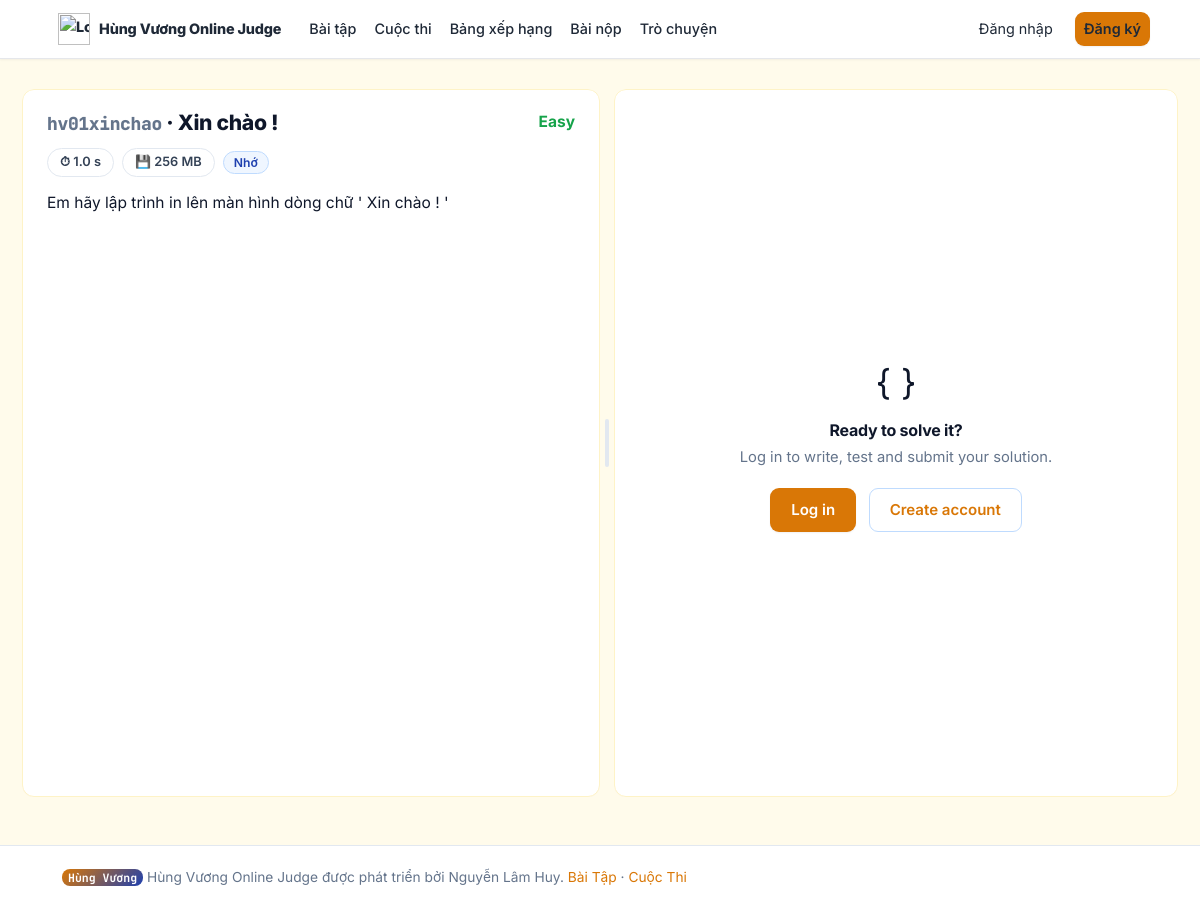
Screenshot of /problem/hv01xinchao/ with the database file from the repository.
### judge/models.py (models this page shows, shortened)
class Problem(models.Model):
    DIFFICULTY_CHOICES = [("E", "Easy"), ("M", "Medium"), ("H", "Hard")]
    code = models.SlugField(
        max_length=20,
        unique=True,
        help_text="Short unique code shown in URLs, e.g. SUM01",
    )
    title = models.CharField(max_length=200)
    statement = models.TextField(
        help_text="Problem statement. Plain text — a blank line starts a new paragraph."
    )
    input_format = models.TextField("Input", blank=True)
    output_format = models.TextField("Output", blank=True)
    constraints = models.TextField(blank=True)
    hint = models.TextField(
        blank=True, help_text="Optional hint shown behind a spoiler on the problem page."
    )
    difficulty = models.CharField(max_length=1, choices=DIFFICULTY_CHOICES, default="E")
    tags = models.CharField(
        max_length=200, blank=True, help_text="Comma separated, e.g. math, greedy"
    )
    time_limit = models.FloatField(default=1.0, help_text="Seconds per test case")
    memory_limit = models.PositiveIntegerField(default=256, help_text="Megabytes")
    is_visible = models.BooleanField(
        default=True,
        help_text="Uncheck to hide from the public list (e.g. for upcoming contests).",
    )
    editorial = models.TextField(
        blank=True,
        help_text="Solution explanation. Unlocks for users who solved the problem "
                  "(hidden for everyone while a contest containing it is running).",
    )
    editorial_code = models.TextField(
        "Reference solution", blank=True,
        help_text="Optional reference implementation shown with the editorial.",
    )
    editorial_language = models.CharField(
        max_length=4, blank=True,
        choices=[("c", "C"), ("cpp", "C++"), ("py", "Python 3")],
        help_text="Language of the reference solution.",
    )
    created_by = models.ForeignKey(
        settings.AUTH_USER_MODEL, null=True, blank=True, on_delete=models.SET_NULL
    )
    created_at = models.DateTimeField(auto_now_add=True)
    class Meta:
        ordering = ["code"]
    @property
    def tag_list(self):
        return [t.strip() for t in self.tags.split(",") if t.strip()]
    @property
    def has_editorial(self):
        return bool(self.editorial or self.editorial_code)

### judge/views.py (the view)
# urls.py: path("problem/<slug:code>/", views.problem_detail, name="problem_detail"),
def problem_detail(request, code):
    problem = get_object_or_404(Problem, code=code)
    if not _user_can_view_problem(request.user, problem):
        raise Http404("Problem not available.")
    contest = None
    contest_slug = request.GET.get("contest")
    if contest_slug:
        contest = Contest.objects.filter(slug=contest_slug).first()
        if contest and not ContestProblem.objects.filter(
                contest=contest, problem=problem).exists():
            contest = None
    samples = problem.testcases.filter(is_sample=True)
    form = SubmissionForm()
    my_last = None
    if request.user.is_authenticated:
        my_last = (problem.submissions.filter(user=request.user)
                   .order_by("-submitted_at").first())
    editorial_open, editorial_reason = _editorial_access(request.user, problem)
    return render(request, "judge/problem_detail.html", {
        "problem": problem,
        "samples": samples,
        "form": form,
        "contest": contest,
        "my_last": my_last,
        "starter_code": STARTER_CODE,
        "solved": request.user.is_authenticated and problem.submissions.filter(
            user=request.user, verdict="AC").exists(),
        "editorial_open": editorial_open,
        "editorial_reason": editorial_reason,
    })

### judge/views.py (called while the page is built, shortened)
def _user_can_view_problem(user, problem):
    if problem.is_visible:
        return True

def _editorial_access(user, problem):
    if user.is_authenticated and user.is_staff:
        return True, ""
    now = timezone.now()
    in_live_contest = ContestProblem.objects.filter(
        problem=problem,
        contest__start_time__lte=now,
        contest__end_time__gte=now,
    ).exists()
    if in_live_contest:
        return False, "live_contest"
    if user.is_authenticated and problem.submissions.filter(
            user=user, verdict="AC").exists():
        return True, ""
    return False, "not_solved"

### templates/judge/problem_detail.html (shortened to what this page needs)
{% extends "base.html" %}
{% block head %}
<link rel="stylesheet" href="https://cdnjs.cloudflare.com/ajax/libs/codemirror/5.65.16/codemirror.min.css">
<link rel="stylesheet" href="https://cdnjs.cloudflare.com/ajax/libs/codemirror/5.65.16/theme/material.min.css">
{% endblock %}
{% block content %}
<div class="problem-split">
  <div class="split-left" id="statement-pane">
    <div class="card statement">
      <div class="spread" style="align-items:flex-start;">
        <h1 class="split-title">
          <span class="mono muted" style="font-size:0.85em;">{{ problem.code }}</span> · {{ problem.title }}
        </h1>
        <span class="diff-{{ problem.difficulty }}" style="white-space:nowrap;">{{ problem.get_difficulty_display }}</span>
      </div>
      <div class="meta-chips" style="margin-bottom:14px;">
        <span class="chip">⏱ {{ problem.time_limit }} s</span>
        <span class="chip">💾 {{ problem.memory_limit }} MB</span>
        {% for t in problem.tag_list %}<span class="tag">{{ t }}</span>{% endfor %}
      </div>
      <div class="statement-block">{{ problem.statement }}</div>
    </div>
  </div>
  <div class="split-gutter" id="split-gutter" title="Drag to resize · double-click to reset"></div>
  <div class="split-right" id="submit">
    {% if user.is_authenticated %}
      <form method="post" action="{% url 'submit' problem.code %}" id="submit-form">
        {% csrf_token %}
        {% if contest %}<input type="hidden" name="contest" value="{{ contest.slug }}">{% endif %}
        <div class="card editor-card">
          <div class="editor-head">
            <div>
              <label for="id_language" style="margin-right:8px;">Language</label>
              <select name="language" id="id_language">
                <option value="c">C (gcc, -std=c11)</option>
                <option value="cpp" selected>C++ (g++, -std=c++17)</option>
                <option value="py">Python 3</option>
              </select>
            </div>
            <span class="muted kbd-hint" style="font-size:0.8rem;">Ctrl+Enter = Run</span>
          </div>
          <div class="editor-wrap">
            <textarea name="source_code" id="id_source_code" rows="16" spellcheck="false"></textarea>
          </div>
          <div class="test-panel open" id="test-panel">
            <div class="test-panel-head" id="console-toggle" role="button" aria-expanded="true"
                 title="Show / hide the test console">
              <span class="chev">▸</span> 🧪 Console
              <span class="muted console-hint" style="font-weight:500;text-transform:none;letter-spacing:0;">— test on samples{% if samples %} ({{ samples|length }}){% endif %} + custom input, nothing is recorded</span>
              <span class="console-status" id="console-status"></span>
            </div>
            <div class="test-panel-body">
              <div class="custom-input-area">
                <textarea id="custom-input" placeholder="Custom input (optional)…"></textarea>
              </div>
              <div id="run-results" class="run-results" style="margin-top:10px;"></div>
            </div>
          </div>
          <div class="editor-foot">
            <button type="button" class="btn btn-ghost" id="run-btn">▶ Run</button>
            <div style="display:flex; align-items:center; gap:12px;">
              {% if my_last %}
                <a class="muted" style="font-size:0.85rem;" href="{{ my_last.get_absolute_url }}">
                  last try: <span class="badge badge-{{ my_last.verdict_class }}">{{ my_last.verdict }}</span></a>
              {% endif %}
              <button type="submit" class="btn" id="submit-btn">Submit solution</button>
            </div>
          </div>
        </div>
      </form>
    {% else %}
      <div class="card editor-card" style="display:flex;align-items:center;justify-content:center;height:100%;">
        <div style="text-align:center;padding:40px 20px;">
          <div style="font-size:2.2rem;margin-bottom:10px;">{ }</div>
          <h3 style="margin:0 0 6px;">Ready to solve it?</h3>
          <p class="muted" style="margin:0 0 18px;">Log in to write, test and submit your solution.</p>
          <a class="btn" href="{% url 'login' %}?next={{ request.path }}">Log in</a>
          <a class="btn btn-ghost" style="margin-left:8px;" href="{% url 'register' %}">Create account</a>
        </div>
      </div>
    {% endif %}
  </div>
</div>
{% endblock %}

### static/css/style.css (style rules this page uses)
:root { --accent: #2563eb; --accent-dark: #1d4ed8; --accent-deep: #1e40af; --accent-soft: #eff6ff; --accent-line: #bfdbfe; --ink: #0f172a; --ink-mid: #334155; --ink-soft: #64748b; --line: #e2e8f0; --line-soft: #f1f5f9; --bg: #f6f8fb; --card: #ffffff; --topbar: #0f172a; --ac: #16a34a; --ac-soft: #f0fdf4; --ac-line: #bbf7d0; --wa: #dc2626; --wa-soft: #fef2f2; --wa-line: #fecaca; --tle: #ea580c; --tle-soft: #fff7ed; --re: #d97706; --ce: #7c3aed; --ce-soft: #f5f3ff; --pd: #64748b; --gold: #d4a017; --sans: "Inter", -apple-system, BlinkMacSystemFont, "Segoe UI", Roboto, Arial, sans-serif; --mono: "JetBrains Mono", ui-monospace, "SF Mono", Menlo, Consolas, monospace; --shadow-sm: 0 1px 2px rgba(15, 23, 42, 0.06); --shadow-md: 0 4px 12px rgba(15, 23, 42, 0.08); --radius: 12px; }
* { box-sizing: border-box; }
html { font-size: 16px; scroll-behavior: smooth; -webkit-text-size-adjust: 100%; }
body { margin: 0; font-family: var(--sans); color: var(--ink); background: var(--bg); line-height: 1.6; -webkit-font-smoothing: antialiased; }
a { color: var(--accent); text-decoration: none; }
h1, h2, h3 { line-height: 1.25; letter-spacing: -0.015em; }
h1 { font-size: 1.65rem; font-weight: 800; margin: 0.4rem 0 1rem; }
h3 { font-size: 1rem; font-weight: 700; margin: 1rem 0 0.4rem; }
.card { background: var(--card); border: 1px solid var(--line); border-radius: var(--radius); padding: 20px 24px; margin-bottom: 18px; box-shadow: var(--shadow-sm); }
.muted { color: var(--ink-soft); font-size: 0.92rem; }
.spread { display: flex; justify-content: space-between; align-items: center; gap: 12px; flex-wrap: wrap; }
.mono { font-family: var(--mono); font-size: 0.85em; }
.diff-E { color: var(--ac); font-weight: 700; }
.tag { background: var(--accent-soft); color: var(--accent-deep); border: 1px solid var(--accent-line); border-radius: 999px; padding: 1px 10px; font-size: 0.76rem; font-weight: 600; margin-right: 4px; }
.btn { display: inline-flex; align-items: center; justify-content: center; gap: 7px; background: var(--accent); color: #fff; border: 1px solid transparent; border-radius: 9px; padding: 9px 20px; font-size: 0.94rem; font-weight: 600; font-family: inherit; cursor: pointer; transition: all 0.15s; box-shadow: var(--shadow-sm); }
.btn-ghost { background: #fff; color: var(--accent); border-color: var(--accent-line); box-shadow: none; }
.meta-chips { display: flex; gap: 8px; align-items: center; flex-wrap: wrap; margin: 8px 0 18px; }
.chip { display: inline-flex; align-items: center; gap: 6px; background: #fff; border: 1px solid var(--line); border-radius: 999px; padding: 3px 12px; font-size: 0.8rem; font-weight: 600; color: var(--ink-mid); }
.statement { font-size: 0.97rem; }
.statement-block { white-space: pre-wrap; }
.editor-card { padding: 0; overflow: hidden; }
.problem-split { display: flex; align-items: stretch; }
.split-left, .split-right { height: calc(100vh - 92px); min-height: 500px; overflow-y: auto; border-radius: var(--radius); }
.split-left { flex: 0 0 auto; width: 50%; min-width: 25%; max-width: 75%; scrollbar-width: thin; }
.split-right { flex: 1 1 0; min-width: 0; }
.split-left > .card { margin-bottom: 0; min-height: 100%; }
.split-gutter { flex: 0 0 14px; cursor: col-resize; display: flex; align-items: center; justify-content: center; touch-action: none; border-radius: 8px; }
.split-gutter::before { content: ""; width: 4px; height: 48px; border-radius: 4px; background: var(--line); transition: background 0.15s, height 0.15s; }
.split-title { font-size: 1.32rem; font-weight: 800; margin: 0 0 4px; }
.split-right .editor-card { margin-bottom: 0; flex: 1; display: flex; flex-direction: column; min-height: 0; }
:root { --accent: #d97706 !important; --accent-hover: #b45309 !important; }

### static/css/custom_theme.css (style rules this page uses)
:root { --bs-primary: #d97706 !important; --bs-primary-rgb: 217, 119, 6 !important; --bs-danger: #d97706 !important; --bs-info: #d97706 !important; }
body { background-color: #fffbeb !important; }
.card { border: 1px solid #fef3c7 !important; box-shadow: 0 4px 6px -1px rgba(217, 119, 6, 0.1); }
:root { --accent: #d97706 !important; --accent-hover: #b45309 !important; }

### rows the page displays
Problem: code "hv01xinchao", title "Xin chào !", difficulty "Easy", time_limit "1.0", memory_limit "256", tag_list "Nhớ", statement "Em hãy lập trình in lên màn hình dòng chữ ' Xin chào ! '"
